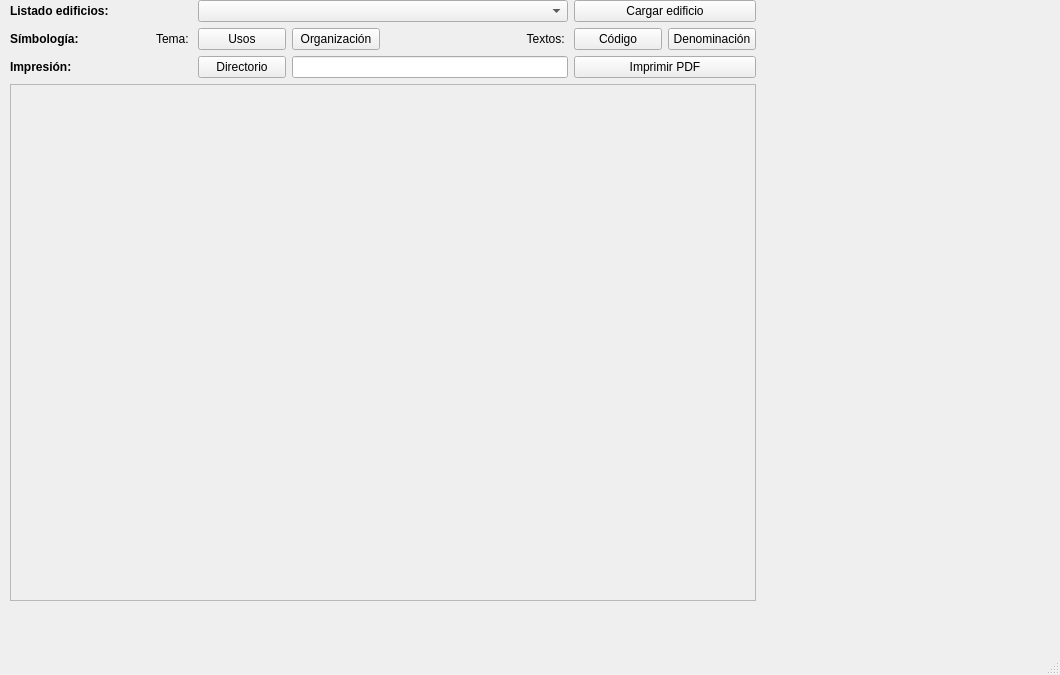
<?xml version="1.0" encoding="UTF-8"?>
<ui version="4.0">
 <class>MainWindow</class>
 <widget class="QMainWindow" name="MainWindow">
  <property name="geometry">
   <rect>
    <x>0</x>
    <y>0</y>
    <width>1060</width>
    <height>675</height>
   </rect>
  </property>
  <property name="windowTitle">
   <string>MainWindow</string>
  </property>
  <widget class="QWidget" name="centralwidget">
   <widget class="QWidget" name="layoutWidget">
    <property name="geometry">
     <rect>
      <x>10</x>
      <y>0</y>
      <width>746</width>
      <height>601</height>
     </rect>
    </property>
    <layout class="QGridLayout" name="gridLayout">
     <item row="2" column="3">
      <widget class="QPushButton" name="pushButtonDptos">
       <property name="text">
        <string>Organización</string>
       </property>
       <property name="icon">
        <iconset resource="recursos.qrc">
         <normaloff>:/newPrefix/mActionAddLegend.png</normaloff>:/newPrefix/mActionAddLegend.png</iconset>
       </property>
      </widget>
     </item>
     <item row="1" column="2" colspan="4">
      <widget class="QComboBox" name="comboBox"/>
     </item>
     <item row="1" column="0" colspan="2">
      <widget class="QLabel" name="label_3">
       <property name="font">
        <font>
         <weight>75</weight>
         <bold>true</bold>
        </font>
       </property>
       <property name="text">
        <string>Listado edificios:</string>
       </property>
      </widget>
     </item>
     <item row="3" column="2">
      <widget class="QPushButton" name="pushButtonDirectorio">
       <property name="text">
        <string>Directorio</string>
       </property>
       <property name="icon">
        <iconset resource="recursos.qrc">
         <normaloff>:/newPrefix/mActionFolder.png</normaloff>:/newPrefix/mActionFolder.png</iconset>
       </property>
      </widget>
     </item>
     <item row="3" column="3" colspan="3">
      <widget class="QLineEdit" name="lineEditDirectorio"/>
     </item>
     <item row="3" column="0" colspan="2">
      <widget class="QLabel" name="label_5">
       <property name="font">
        <font>
         <weight>75</weight>
         <bold>true</bold>
        </font>
       </property>
       <property name="text">
        <string>Impresión:</string>
       </property>
      </widget>
     </item>
     <item row="2" column="1">
      <widget class="QLabel" name="label">
       <property name="text">
        <string>Tema: </string>
       </property>
       <property name="alignment">
        <set>Qt::AlignRight|Qt::AlignTrailing|Qt::AlignVCenter</set>
       </property>
      </widget>
     </item>
     <item row="2" column="2">
      <widget class="QPushButton" name="pushButtonUsos">
       <property name="text">
        <string>Usos</string>
       </property>
       <property name="icon">
        <iconset resource="recursos.qrc">
         <normaloff>:/newPrefix/mActionAddLegend.png</normaloff>:/newPrefix/mActionAddLegend.png</iconset>
       </property>
      </widget>
     </item>
     <item row="2" column="0">
      <widget class="QLabel" name="label_4">
       <property name="font">
        <font>
         <weight>75</weight>
         <bold>true</bold>
        </font>
       </property>
       <property name="text">
        <string>Símbología:</string>
       </property>
      </widget>
     </item>
     <item row="3" column="6" colspan="2">
      <widget class="QPushButton" name="pushButtonPrint">
       <property name="text">
        <string>Imprimir PDF</string>
       </property>
       <property name="icon">
        <iconset resource="recursos.qrc">
         <normaloff>:/newPrefix/mActionFilePrint.png</normaloff>:/newPrefix/mActionFilePrint.png</iconset>
       </property>
      </widget>
     </item>
     <item row="4" column="0" colspan="8">
      <widget class="QFrame" name="frame">
       <property name="frameShape">
        <enum>QFrame::StyledPanel</enum>
       </property>
       <property name="frameShadow">
        <enum>QFrame::Raised</enum>
       </property>
      </widget>
     </item>
     <item row="1" column="6" colspan="2">
      <widget class="QPushButton" name="pushButtonOpen">
       <property name="text">
        <string>Cargar edificio</string>
       </property>
       <property name="icon">
        <iconset resource="recursos.qrc">
         <normaloff>:/newPrefix/mActionAddLayer.png</normaloff>:/newPrefix/mActionAddLayer.png</iconset>
       </property>
      </widget>
     </item>
     <item row="2" column="7">
      <widget class="QPushButton" name="pushButtonDeno">
       <property name="text">
        <string>Denominación</string>
       </property>
       <property name="icon">
        <iconset resource="recursos.qrc">
         <normaloff>:/newPrefix/mActionLabeling.png</normaloff>:/newPrefix/mActionLabeling.png</iconset>
       </property>
      </widget>
     </item>
     <item row="2" column="6">
      <widget class="QPushButton" name="pushButtonCodigo">
       <property name="text">
        <string>Código</string>
       </property>
       <property name="icon">
        <iconset resource="recursos.qrc">
         <normaloff>:/newPrefix/mActionLabeling.png</normaloff>:/newPrefix/mActionLabeling.png</iconset>
       </property>
      </widget>
     </item>
     <item row="2" column="5">
      <widget class="QLabel" name="label_2">
       <property name="text">
        <string>Textos: </string>
       </property>
       <property name="alignment">
        <set>Qt::AlignRight|Qt::AlignTrailing|Qt::AlignVCenter</set>
       </property>
      </widget>
     </item>
    </layout>
   </widget>
  </widget>
  <widget class="QMenuBar" name="menubar">
   <property name="geometry">
    <rect>
     <x>0</x>
     <y>0</y>
     <width>1060</width>
     <height>23</height>
    </rect>
   </property>
  </widget>
  <widget class="QStatusBar" name="statusbar"/>
 </widget>
 <resources>
  <include location="recursos.qrc"/>
 </resources>
 <connections/>
</ui>
